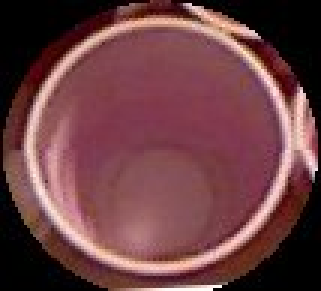
//> input picture sprint1_circle_drawing/src/input.jpg, 107 x 97 px (shown 3 times larger)
$ ./sift_example   (built with g++ and OpenCV 4, older OpenCV classes emulated)
//> lines starting //> are read from the running program, lines starting //| are printed output that depends on the picture
#include <opencv/cv.h>
#include <opencv/highgui.h>
#include <opencv2/nonfree/features2d.hpp>

int main(int argc, const char* argv[])
{
    const cv::Mat input = cv::imread("input.jpg", 0); //Load as grayscale
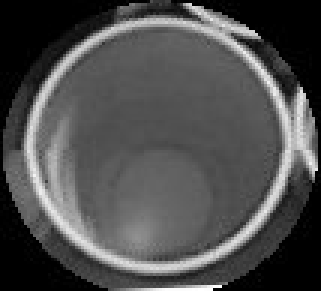
//> input: 97 rows x 107 cols, CV_8UC1 (shown 3 times larger); min 0, max 255, mean 77.7

    cv::SiftFeatureDetector detector;
    std::vector<cv::KeyPoint> keypoints;
    detector.detect(input, keypoints);
//> keypoints = 57 keypoints; strongest (x, y, size): (84, 11, 2), (100, 32, 2.7), (91, 30, 2.6), (80, 13, 2.1)

    // Add results to image and save.
    cv::Mat output;
    cv::drawKeypoints(input, keypoints, output);
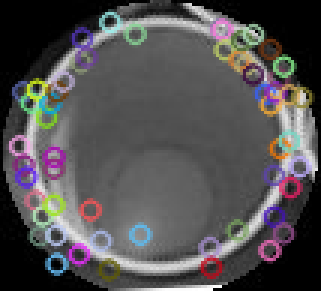
//> output: 97 rows x 107 cols, CV_8UC3 (shown 3 times larger); mean B, G, R 81.3, 79.9, 82.3
    cv::imwrite("sift_result.jpg", output);

    return 0;
}
